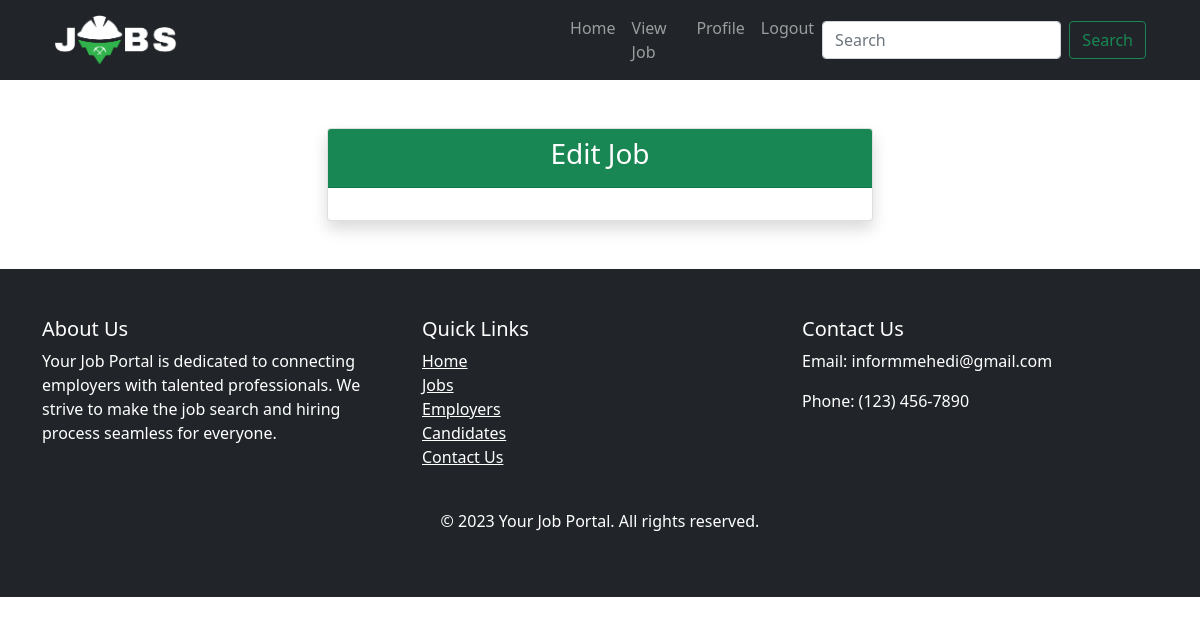
Before: /editPage/6 with the older database file.
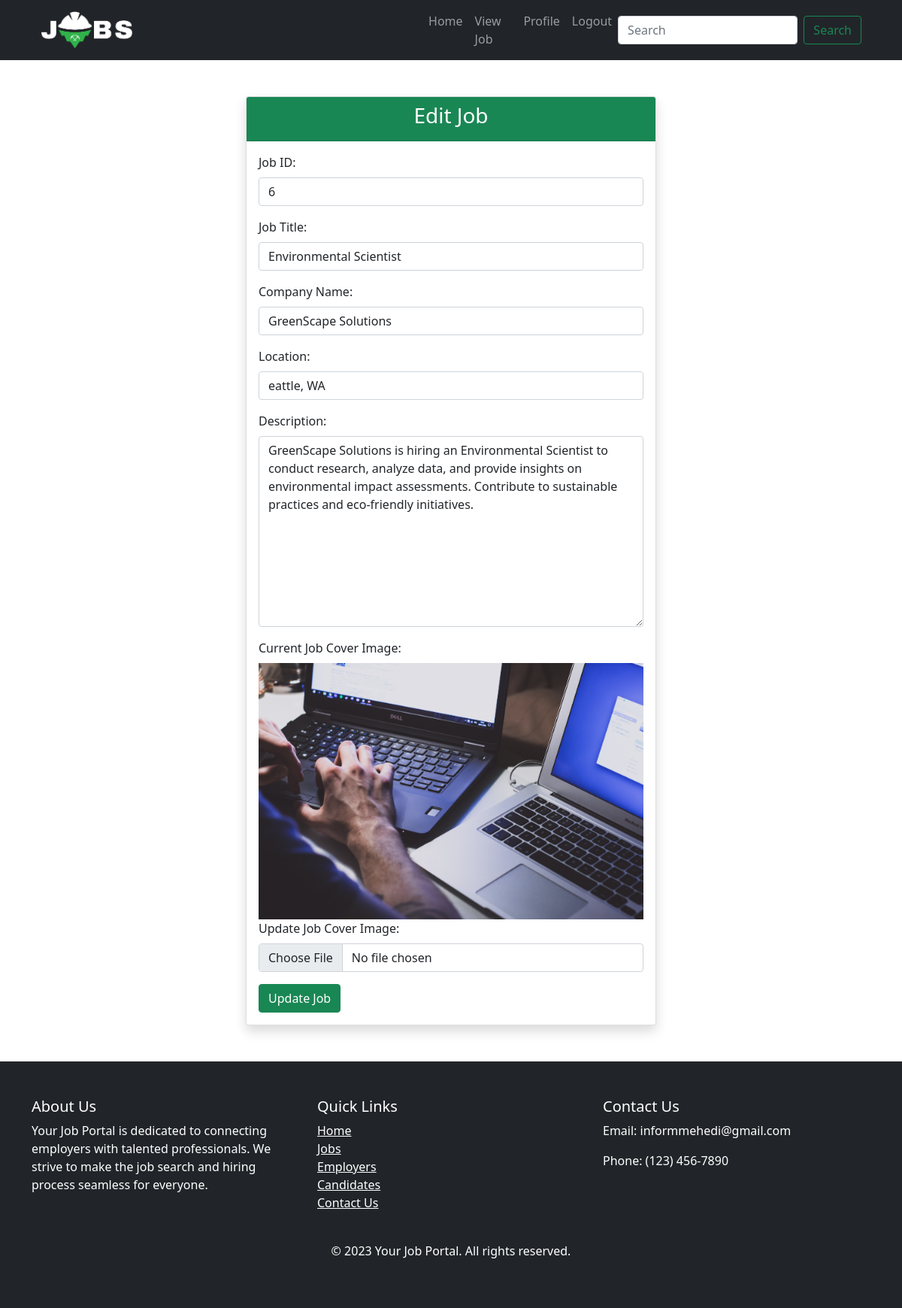
After: the same page with the newer database file.
### jobApp/models.py (models this page shows, shortened)
class JobModel(models.Model):
    title = models.CharField(max_length=200, null=True)
    company_name = models.CharField(max_length=100, null=True)
    location = models.CharField(max_length=100, null=True)
    description = models.TextField()
    job_image = models.ImageField(upload_to='media',  blank=True, null=True)
    create_at = models.DateTimeField(auto_now_add=True, null= True)
    job_creator = models.ForeignKey(CustomUser, on_delete=models.CASCADE)

### jobApp/views.py (the view)
# urls.py: path('editPage/<str:myid>', views.editPage, name='editPage'),
def editPage(request, myid):
    job = JobModel.objects.filter(id = myid)
    return render(request, 'recruiter/editJob.html', {'job': job})

### templates/recruiter/editJob.html (shortened to what this page needs)
{% extends "base.html" %}
{% block main %}
<div class="container mt-5">
    <div class="row justify-content-center">
        <div class="col-md-6">
            <div class="card shadow">
                <div class="card-header bg-success text-white">
                    <h3 class="text-center">Edit Job</h3>
                </div>
                <div class="card-body">
                    <form action="{% url 'updatePage' %}" method="POST" enctype="multipart/form-data">
                        {% for j in job %}
                        <p>
                           <label for="id_job_title">Job ID:</label>
                           <input type="text" name="jobid" class="form-control" maxlength="100" required id="id_job_title" value='{{j.id}}'>
                        </p>
                        <p>
                           <label for="id_job_title">Job Title:</label>
                           <input type="text" name="title" class="form-control" maxlength="100" required id="id_job_title" value='{{j.title}}'>
                        </p>
                        <p>
                           <label for="id_company_name">Company Name:</label>
                           <input type="text" name="company_name" class="form-control" maxlength="100" required id="id_company_name" value='{{j.company_name}}'>
                        </p>
                        <p>
                           <label for="id_location">Location:</label>
                           <input type="text" name="location" class="form-control" maxlength="100" required id="id_location" value='{{j.location}}'>
                        </p>
                        <p>
                           <label for="id_description">Description:</label>
                           <textarea name="description" cols="40" rows="10" class="form-control" required id="id_description">{{j.description}}
                           </textarea>
                        </p>
                        <p>
                            {% if j.job_image %}
                                <label for="id_job_image">Current Job Cover Image:</label>
                                <img src="{{ j.job_image.url }}" alt="Job Cover Image" class="img-fluid">
                                <label for="id_job_image">Update Job Cover Image:</label>
                                <input type="file" name="job_image" class="form-control" accept="image/*">
                            {% else %}
                                <label for="id_job_image">Job Cover Image:</label>
                                <input type="file" name="job_image" class="form-control" accept="image/*">
                            {% endif %}
                        </p>
                        <button class='btn btn-success' type="submit">Update Job</button>
                        {% endfor %}
                     </form>
                </div>
            </div>
        </div>
    </div>
</div>
{% endblock main %}

### templates/base.html (shortened to what this page needs)
<!DOCTYPE html>
<html lang="en">
<head>
  <link rel="stylesheet" href="https://maxcdn.bootstrapcdn.com/bootstrap/4.5.2/css/bootstrap.min.css">
  <link href="https://cdn.jsdelivr.net/npm/bootstrap@5.0.2/dist/css/bootstrap.min.css" rel="stylesheet">
</head>
<body>
<header class='bg-dark'>
  {% include "navbar.html" %}
</header>
<main>
    {% block main %}
    {% endblock main %}
</main>
<footer class="bg-dark text-white py-5 mt-5">
    {% include "footer.html" %}
</footer>
</body>
</html>

### templates/navbar.html (shortened to what this page needs)
{% load static %}
  <nav class="navbar container navbar-expand-lg navbar-dark bg-dark">
    <div class="container-fluid">
      <a class="navbar-brand" href="#"><img class='w-25' src="{% static '/img/logo.png' %}" alt="f"></a>
      <div class="collapse navbar-collapse" id="navbarSupportedContent">
        <ul class="navbar-nav me-auto mb-2 mb-lg-0">
          <li class="nav-item">
            <a class="nav-link" href="{% url 'dashboard' %}">Home</a>
          </li>
          <li class="nav-item">
            <a class="nav-link" href="{% url 'viewJob' %}">View Job</a>
          </li>
          <li class="nav-item">
            <a class="nav-link" href="#">Profile</a>
          </li>
          <li class="nav-item">
            <a class="nav-link" href="{% url 'logoutPage' %}">Logout</a>
          </li>
        </ul>
        <form class="d-flex" role="search">
          <input class="form-control me-2" type="search" placeholder="Search" aria-label="Search">
          <button class="btn btn-outline-success" type="submit">Search</button>
        </form>
      </div>
    </div>
  </nav>

### templates/footer.html
<div class="container">
    <div class="row">
      <div class="col-lg-4 mb-4 mb-lg-0">
        <h5>About Us</h5>
        <p>Your Job Portal is dedicated to connecting employers with talented professionals. We strive to make the job search and hiring process seamless for everyone.</p>
      </div>
      <div class="col-lg-4 mb-4 mb-lg-0">
        <h5>Quick Links</h5>
        <ul class="list-unstyled">
          <li><a href="{% url 'dashboard' %}" class="text-white">Home</a></li>
          <li><a href="#" class="text-white">Jobs</a></li>
          <li><a href="#" class="text-white">Employers</a></li>
          <li><a href="#" class="text-white">Candidates</a></li>
          <li><a href="#" class="text-white">Contact Us</a></li>
        </ul>
      </div>
      <div class="col-lg-4">
        <h5>Contact Us</h5>
        <p>Email: informmehedi@gmail.com</p>
        <p>Phone: (123) 456-7890</p>
      </div>
    </div>
    <div class="row mt-4">
      <div class="col">
        <p class="text-center">© 2023 Your Job Portal. All rights reserved.</p>
      </div>
    </div>
  </div>

Changed rows visible on the page:
added JobModel: jobid "6", title "Environmental Scientist", company_name "GreenScape Solutions", location "eattle, WA", description "GreenScape Solutions is hiring an Environmental Scientist to conduct research, analyze data, and provide insights on environmental impact assessments. Contribute to sustainable practices and eco-friendly initiatives.", job_image (picture)
